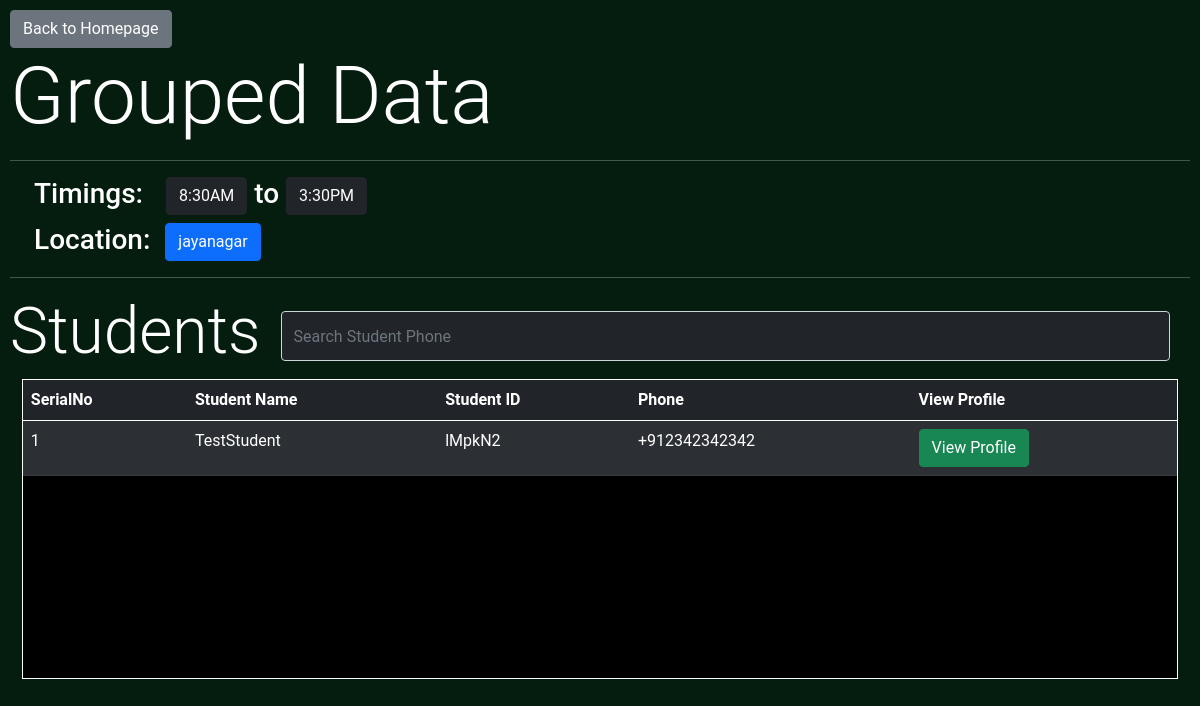
Page /admin/viewdata/grouped_data/1/1 (signed in) on the committed database.
### BusManager/models.py (models this page shows, shortened)
class LocationModel(db.Model):
	id = db.Column(db.Integer, primary_key=True)
	location_name = db.Column(db.String)

class StudentModel(db.Model):
	id = db.Column(db.Integer, primary_key=True)
	name = db.Column(db.String)
	phone = db.Column(db.String)
	student_id = db.Column(db.String)
	home_address = db.Column(db.String)
	university = db.relationship('UniversityModel', secondary=university_association, backref=db.backref('students', lazy='dynamic'))
	is_paid = db.Column(db.Boolean)
	utc_last_paid = db.Column(db.DateTime) #UTCTime of Payment.
	location = db.relationship('LocationModel', secondary=student_location_association, backref=db.backref('students', lazy='dynamic'))
	journeys = db.relationship('JourneyModel', backref='student')
	created_on = db.Column(db.DateTime, default=datetime.utcnow)
	phone_verified = db.Column(db.Boolean)
	dob = db.Column(db.DateTime, nullable=True) #DDMMYYYY -> DateTime obj
	picture = db.Column(db.String)
	is_fulltime = db.Column(db.Boolean, nullable=True)
	timings = db.relationship('TimingModel', secondary=student_timing_association, backref=db.backref('students', lazy='dynamic'))
	semester = db.Column(db.String, nullable=True)

### BusManager/admin/routes.py (the view)
@admin.route('/viewdata/grouped_data/<lid>/<tid>')
@login_required
def data_allgrouped(lid, tid):
	T = TimingModel.query.filter_by(id=tid).first()
	if(not T): return jsonify({'status':0, 'message':'Invalid Timing ID'})
	L = LocationModel.query.filter_by(id=lid).first()
	if(not L): return jsonify({'status':0, 'message':'Invalid Location ID'})
	students = [x for x in T.students.all() if x.location[0] == L]
	return render_template('getdata/groupeddata.html', timings=T, students=students, location=L.location_name)

### BusManager/models.py (called while the page is built)
@login_manager.user_loader
def load_user(user_id):
    return AdminUser.query.get(int(user_id))

### BusManager/templates/getdata/groupeddata.html (shortened to what this page needs)
{% extends 'bs_layout.html' %}
{% block content %}
<a class="btn btn-secondary" href="{{url_for('admin.admin_home')}}">Back to Homepage</a>
<h1 class='display-1'>Grouped Data</h1>
<hr>
<h3 class="px-4">Timings:  <span class="mx-3"><span class="btn btn-dark">8:30AM</span> to <span class="btn btn-dark">3:30PM</span> </h3>
<h3 class="px-4">Location: <span class="btn btn-primary">{{location}}</span></h3>
<hr>
<div class="flex">
	<h1 class='display-3'>Students</h1>
	<input
	type="text"
	id="studsearch"
	class="form-control bg-dark text-light"
	placeholder="Search Student Phone"
	onkeyup="tableFilterer(3, targetTableID='stbl', searchSource='studsearch')">
</div>
<div class="box">
	<table class="table table-striped table-dark" id="stbl">
	<thead>
		<tr>
		<th scope="col">SerialNo</th>
		<th scope="col">Student Name</th>
		<th scope="col">Student ID</th>
		<th scope="col">Phone</th>
		<th scope="col">View Profile</th>
		</tr>
	</thead>
	<tbody id='tbdy'>
		{% for e in students %}
		<tr data-id="SX">
		<td>{{loop.index}}</td>
			<td>{{e.name}}</td>
			<td>{{e.student_id}}</td>
			<td class='phn'>{{e.phone}}</td>
			<td><button class="btn btn-success" onclick=ViewProfile({{e.id}})>View Profile</button></td>
		</tr>
		{% endfor %}
	</tbody>
	</table>
</div>
{% endblock content %}

### BusManager/static/main.css (style rules this page uses)
body { background-color: rgb(4, 29, 15); color: white; padding: 10px; font-family: 'Roboto', sans-serif; }

### BusManager/templates/getdata/groupeddata.html (style rules this page uses)
.box { width: 98%; margin: auto; height: 300px; background-color: black; overflow-y:auto; border: 1px solid white; }
.flex { display: flex; }
#studsearch, #drivsearch { height: 50px; margin: auto 20px; }

### rows in the picture
LocationModel: location_name "jayanagar"
StudentModel: name "TestStudent", student_id "lMpkN2", phone "+912342342342"
